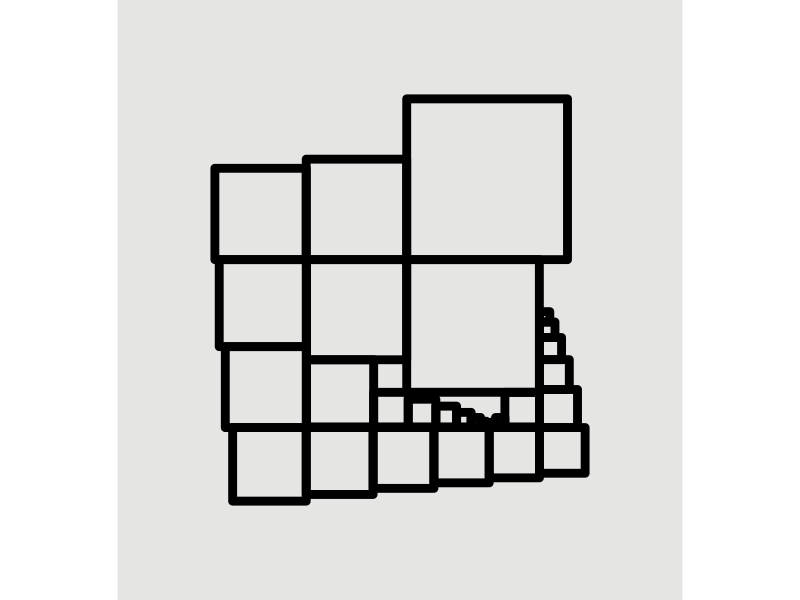

Source code (R):
## ---- chunk 1
library(tidyverse)
library(rlang)
## ---- chunk 2
# This helper function creates a 1x8 tibble that holds x/y coords of a square
# Note the explicit 8 x/y position names, vs 4 generic values being fed. This comes in clutch for reusability
quick_square <- function(smaller_x, bigger_x, smaller_y, bigger_y) {
  tibble(
    x_bot_l = smaller_x,     
    x_top_l = smaller_x, 
    x_top_r = bigger_x,
    x_bot_r = bigger_x,
    
    y_bot_l = smaller_y,
    y_top_l = bigger_y,
    y_top_r = bigger_y,
    y_bot_r = smaller_y
  )
}

# This function starts from an initial square of length 1, and takes in the instruction_df arg,
# which has the directions to grow the squares out to.
draw_squares <- function(init_x, init_y, instruction_df) {
  
  # A list that holds all squares separately, initialized with a square of length 1
  
  init_square <- quick_square(init_x, init_x+1, init_y, init_y+1)
  squares_container <- vector("list", length = nrow(instruction_df)+1)
  squares_container[[1]] <- init_square
  
  # Square generation
  
  ## From instruction_df, get the direction that we're drawing the next square to.  
  ## The direction tells us which corner of the current square is shared with the next square.
  ## From that corner, calculate the new length of the square.
  ## Carefully add/subtract the length from current x/y coords, to identify the second vertex of the new square, which is all you need to draw the rest.
  
  for (i in 1:nrow(instruction_df)) {
    next_d <- instruction_df[[i, "direction"]]
    
    vertex_to_pass_on <- case_when(
      next_d == "down"  ~ paste0(c("x_", "y_"), "bot_l"), # which touches top_l of the next square 
      next_d == "left"  ~ paste0(c("x_", "y_"), "top_l"), # which touches top_r of the next square
      next_d == "up"    ~ paste0(c("x_", "y_"), "top_r"), # which touches bot_r of the next square
      next_d == "right" ~ paste0(c("x_", "y_"), "bot_r")  # which touches bot_l of the next square
    )
    
    vtx_pass_x <- squares_container[[i]][[vertex_to_pass_on[[1]]]] # These points are 2 out of 4 quick_square() arguments of the next square
    vtx_pass_y <- squares_container[[i]][[vertex_to_pass_on[[2]]]]
    
    # These are the points that make up an edge of the current square, with one end being vtx_pass_x/y. 
    # The difference between the two (both x/y), is the length of current square
    opposite_vertex <- case_when( 
      next_d == "down"  ~ c("x_top_r", "y_top_l"),
      next_d == "left"  ~ c("x_top_r", "y_bot_l"), 
      next_d == "up"    ~ c("x_bot_l", "y_bot_r"), 
      next_d == "right" ~ c("x_bot_l", "y_top_r")  
    )
    
    vtx_opp_x <- squares_container[[i]][[opposite_vertex[[1]]]]
    vtx_opp_y <- squares_container[[i]][[opposite_vertex[[2]]]]
    
    # Which we multiply by certain amount, to change the length of the new square.
    multiplier <- instruction_df[[i, "multiplier"]]
    new_x_len <- (vtx_opp_x - vtx_pass_x) * multiplier 
    new_y_len <- (vtx_opp_y - vtx_pass_y) * multiplier
    
    # The next helper function, and the if/else that calls the function, work together, in order to...
    # correctly identify the last 2 out of 4 quick_square() arguments of the next square, and pass them in a correct order.
    
    backtrack_new_square <- function(x_operator, y_operator, vertex_order) { 
      backtrack_x <- x_operator(vtx_pass_x, new_x_len) # The arguments let me re-use this functions for all 4 directions. 
      backtrack_y <- y_operator(vtx_pass_y, new_y_len)
      
      quick_square(                               # `vertex_order` arg explicitly specifies the order of the 
        smaller_x = eval(sym(vertex_order[[1]])), # 4 sets of x/y coordinates that make up a square, depending on direction
        bigger_x  = eval(sym(vertex_order[[2]])),
        smaller_y = eval(sym(vertex_order[[3]])),
        bigger_y  = eval(sym(vertex_order[[4]]))
      )
    }
    
    # This is just 4 different ways to call the backtrack_new_square() to make a square.
    square_this_round <- if(next_d == "down") {
      backtrack_new_square( # For example, if we're drawing downwards, 
        x_operator = `+`, # the new x value that we need for the new square is vtx_pass_x - new_x_len. (on top of vtx_pass_x, which we already know)
        y_operator = `-`, # same logic with y, 
        vertex_order = c("vtx_pass_x", "backtrack_x", "backtrack_y", "vtx_pass_y") # The new x we created, is a bigger_x to the quick_square function, 
      )                                                                            # because its length was extended to the right.
    } else if (next_d == "left") {                                                   # However, the y we created, is a smaller_y, because we extended downward.
      backtrack_new_square(
        x_operator = `-`,
        y_operator = `+`,
        vertex_order = c("backtrack_x", "vtx_pass_x", "backtrack_y", "vtx_pass_y")
      )
    } else if (next_d == "up") {
      backtrack_new_square(
        x_operator = `+`,
        y_operator = `-`,
        vertex_order = c("backtrack_x", "vtx_pass_x", "vtx_pass_y", "backtrack_y")
      )
    } else if (next_d == "right") {
      backtrack_new_square(
        x_operator = `-`,
        y_operator = `+`,
        vertex_order = c("vtx_pass_x", "backtrack_x", "vtx_pass_y", "backtrack_y")
      )  
    }
    
    squares_container[[i+1]] <- square_this_round
    
  }
  
  squares_container
  
}
## ---- chunk 3
# Since we can kinda paint with the square tool, we can manually tell the paint where to go

submission_inst <- tibble(
  direction = c(
    rep("down", 5),
    rep("left", 5),
    rep("up", 3),
    rep("right", 2),
    "down",
    "left",
    "down"  ,
    rep("right", 8), rep("right", 3)
  )
) %>% 
  mutate(
    multiplier = c(
      seq(1.5, 1.2, length.out = 5),
      seq(1.1, 1.1, length.out = 5),
      seq(1.1, 1.05, length.out = 3),
      seq(1.1, 1.6, length.out = 2),
      0.825,
      0.755,
      0.67, 
      0.515, seq(0.8, 0.5, length.out = 7), 3, 2, 3.7
    )
  )

inside_out_inst <- tibble( # This one's a little uglier, but oh well
  direction = c(rep("down", 5), 
                rep("right", 10),
                rep("up", 10),
                rep("left", 2),
                rep("down", 1)
  )
) %>% 
  mutate(
    multiplier = c(seq(1, 2, length.out = 4), 1.3, 
                   seq(0.9, 0.8, length.out = 5), seq(1.2, 1.5, length.out = 4), 0.5,
                   seq(0.6, 0.5, length.out = 3), seq(1, 2.3, length.out = 5), 1.5, 1.2,
                   1.2, 1.565,
                   0.227
    )
  )

draw_helper <- function(instruction) { # Just takes the draw_squares() results, and puts into a ggplot
  coords <- draw_squares(0, -1, instruction)
  
  coords_proc <- coords %>% 
    map_dfr(~.x) %>% 
    mutate(id = as.character(row_number())) %>% 
    pivot_longer(-id) %>% 
    mutate(name1 = str_extract(name, "^.")) %>% 
    mutate(name2 = str_remove(name, "^..")) %>% 
    pivot_wider(id_cols = id, names_from = name1, values_from = value, values_fn = list) %>% 
    unnest(c(x, y))
  
  res <- coords_proc %>% 
    ggplot(aes(x, y, group = id)) +
    geom_polygon(fill = NA, color = "#000000", size = 3) +
    coord_equal() +
    theme_void() +
    theme(
      plot.background = element_rect(fill = "#e5e5e3", color = "#e5e5e3"),
      
      plot.margin = unit(c(2,2,2,2), "cm")
    )
  
  res
}

# inside_out <- draw_helper(inside_out_inst)
submission <- draw_helper(submission_inst)
submission
# ggsave(
#   here::here("week05", "final.png"),
#   plot      = submission,
#   device    = ragg::agg_png,
#   res       = 300,
#   units     = "in",
#   width     = 3000,
#   height    = 3000,
#   limitsize = FALSE
# )

# pre_res <- magick::image_read(here::here("week05", "final.png"))
# pre_res %>% magick::image_trim() %>% magick::image_write(here::here("week05", "final.png"))

